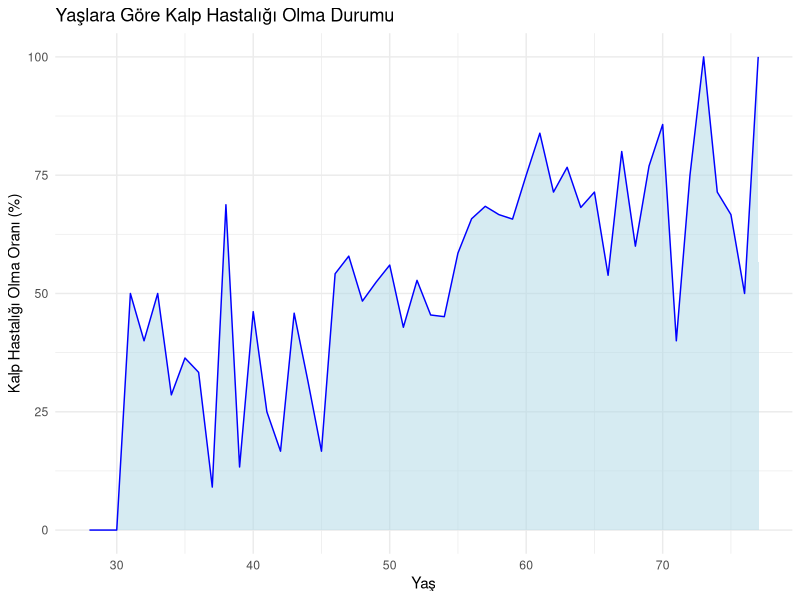

Generate this figure with R:
## ---- chunk 1
#| code-fold: true
#| code-summary: "R Talimatları"


library(ggplot2)
library(tidyverse)
library(readxl)
data <- read_excel("heart1.xlsx")


age_heart_disease <- data %>%
  group_by(Yas, Kalp_Hastaligi) %>%
  summarise(count = n()) %>%
  spread(Kalp_Hastaligi, count, fill = 0) %>%
  mutate(total = `0` + `1`,
         percent = `1` / total * 100)

# Grafiği oluşturma
ggplot(age_heart_disease, aes(x = Yas, y = percent)) +
  geom_area(fill = "lightblue", alpha = 0.5) +
  geom_line(color = "blue") +
  labs(title = "Yaşlara Göre Kalp Hastalığı Olma Durumu",
       x = "Yaş",
       y = "Kalp Hastalığı Olma Oranı (%)") +
  theme_minimal()

